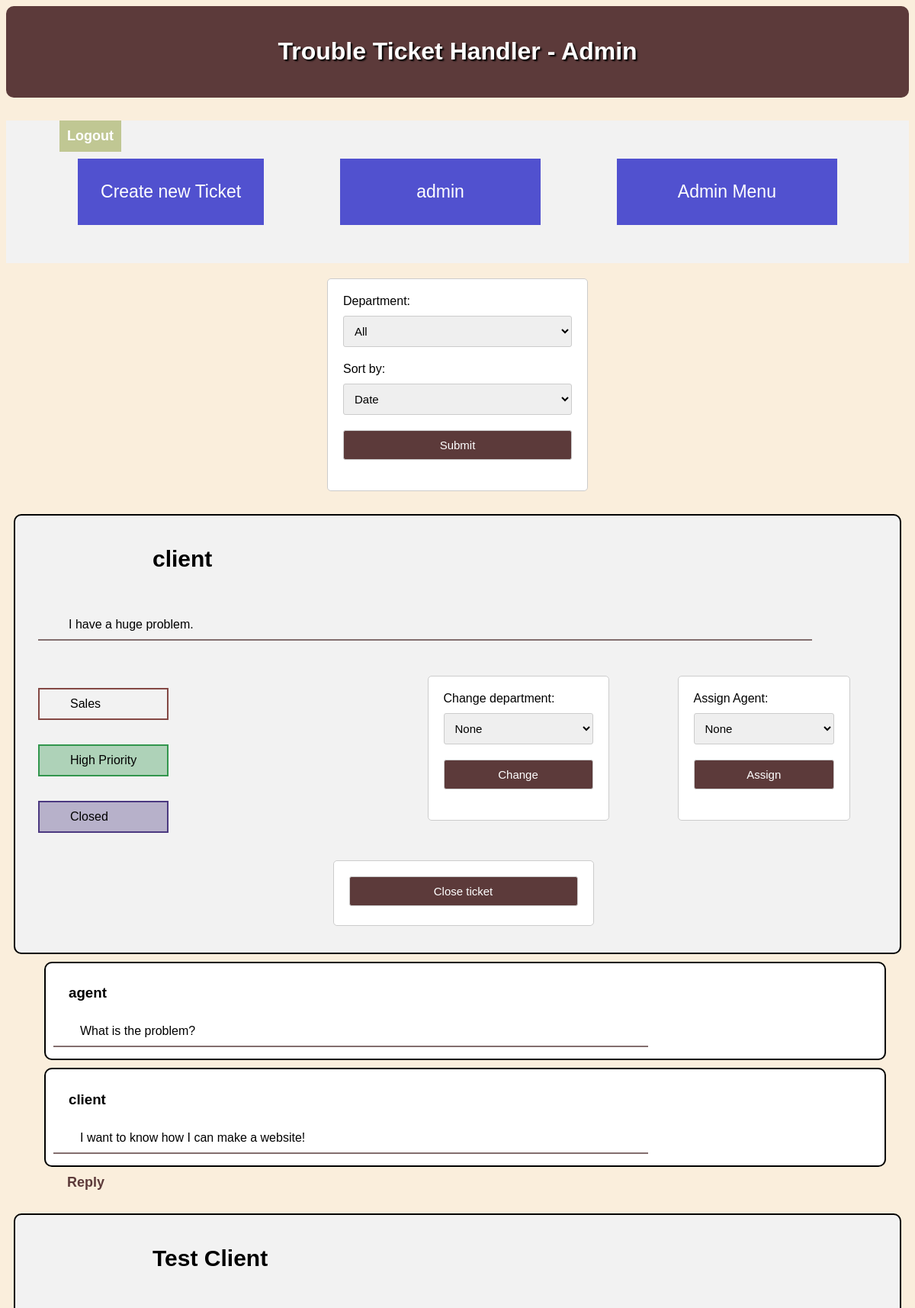
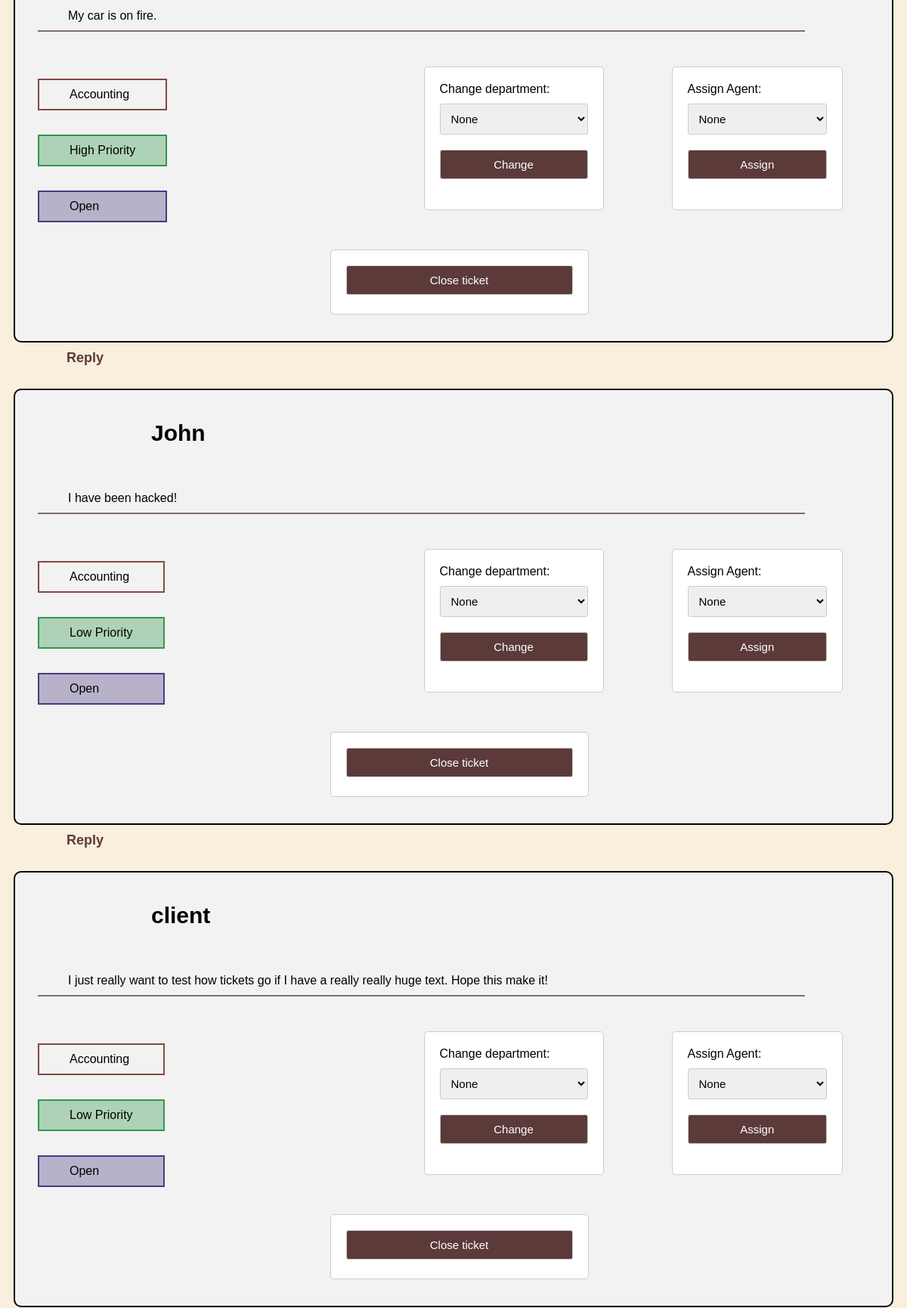
Screenshot of /admin.php (signed in, upper part) with the database file from the repository (2 pictures, top to bottom).
### tables this page shows
CREATE TABLE user (
  id INTEGER PRIMARY KEY AUTOINCREMENT,
  status TEXT NOT NULL,
  name TEXT NOT NULL,
  username TEXT UNIQUE NOT NULL,
  password TEXT NOT NULL,
  email TEXT NOT NULL,
  department TEXT
);

### admin.php (the view, shortened to what this page needs)
<?php
$db = getDataBaseConnection();
$stmt = $db->prepare("SELECT * FROM user WHERE id = :id");
$stmt->bindParam(':id', $_SESSION['user_id']);
$stmt->execute();
$user = $stmt->fetch();
$stmt = $db->prepare("SELECT * FROM user WHERE status = 'Agent' or status = 'Admin'");
$stmt->execute();
$agents = $stmt->fetchAll();
$stmt = $db->prepare("SELECT user.name as client_name, ticket.message, ticket.status, ticket.department as dep, ticket.id as ticket_id,
                      ticket.priority
                      FROM ticket
                      JOIN user ON ticket.client_id = user.id");
$stmt->execute();
$tickets = $stmt->fetchAll();
$stmt = $db->prepare("SELECT message, ticket_id, name FROM reply, user
                      WHERE user.id = client_id
                       ORDER BY reply.id ASC");
$stmt->execute();
$replies = $stmt->fetchAll();
?>
<!DOCTYPE html>
<html lang="en-US">
<head>
    <link rel="stylesheet" href="style2.css">
</head>
<body>
<header>
    <h1><a href="admin.php">Trouble Ticket Handler - Admin</a></h1>
</header>
<a href="login.php" class="a-prof">Logout</a>
<ul id="menu">
    <a href="ticket.php">
        <li class="first">Create new Ticket</li>
    </a>
    <a href="profile.php">
        <li class="second"><?= $user['name'] ?></li>
    </a>
    <a href="admin_menu.php">
        <li class = "last"> Admin Menu </li>
    </a>
</ul>
<form action="" method="post">
<label for="sort">Department:</label>
  <select name="department">
  <option value = "all"> All </option>
  </select>
  <label for="sort">Sort by:</label>
  <select id="sort" name="sort">
    <option value="date">Date</option>
  </select>
  <input type="submit" value="Submit">
</form>
<section id = "tickets">
<?php foreach ($tickets as $ticket): ?>
  <div id="ticket">
  <h2><?= $ticket['client_name'] ?></h2>
    <p id = "message"><?= $ticket['message'] ?></p>
    <div class = "ticket-info">
      <p><?= $ticket['dep'] ?></p>
      <p><?= $ticket['priority']. " Priority" ?></p>
      <p><?= $ticket['status'] ?></p>
    </div>
    <form action="" method="post" class = "assign">
      <label for="assign">Assign Agent:</label>
      <select name="agent">
      <option value = "none"> None </option>
      </select>
      <input type="submit" name = "assign" value="Assign">
    </form>
    <form action = "" method = "post" class = "change">
      <label for ="change"> Change department: </label>
      <select name = "depChange">
        <option value = "none"> None </option>
      </select>
      <input type = "submit" name = "change" value = "Change">
    </form>
    <form action = "" method = "POST" class = "close">
      <input type = "submit" value = "Close ticket">
    </form>
  </div>
  <?php foreach ($replies as $reply):
    if ($reply['ticket_id'] == $ticket['ticket_id']): ?>
      <div id = "reply">
        <h3><?= $reply['name'] ?></h3>
        <p><?= $reply['message'] ?></p>
      </div>
    <?php endif;
  endforeach; ?>
  <a href="#" class="reply-ticket" onclick="showFormReply(<?= $ticket['ticket_id'] ?>)">Reply</a>
<?php endforeach; ?>
</section>
</body>
</html>

### style2.css (style rules this page uses)
body { font-family: Arial, sans-serif; background-color: rgb(250, 238, 220); margin: 15; padding: 0; margin-bottom: 70px; }
header { background-color: rgb(92, 58, 58); color: #fff; padding: 20px; text-align: center; margin-bottom: 30px; border-radius: 10px; text-shadow: black 2px 2px 2px; }
h1 a { color: white; margin: 20px; }
form { max-width: 300px; margin: 20px auto; padding: 20px; background-color: #fff; border: 1px solid #ccc; border-radius: 5px; }
label { display: block; margin-bottom: 10px; }
a { color: rgb(92, 58, 58); text-decoration: none; }
input[type="submit"] { font-size: 17px; background-color: rgb(92, 58, 58); color: #fff; padding: 10px 20px; border: none; border-radius: 3px; cursor: pointer; }
.a-prof { position: absolute; background-color:rgba(144, 158, 54, 0.5); padding: 10px; margin-left: 70px; display: inline-block; font-size: 18px; font-weight: bold; color: white; box-sizing: content-box; margin-bottom: 20px; }
form textarea, form select, form input[type="checkbox"], form input[type="submit"] { width: 100%; padding: 10px; margin-bottom: 20px; border-radius: 3px; border: 1px solid #ccc; font-size: 15px; }
form select { margin-bottom: 20px; }
ul { list-style-type: none; margin: 0; padding: 0; display: flex; justify-content: center; background-color: #f2f2f2; }
ul li { padding: 10px 20px; }
ul a li { color: white; text-decoration: none; font-size: 23px; margin: 50px; }
.first { padding: 30px; background-color: rgb(81, 81, 207); }
.second { padding: 30px; padding-right: 100px; padding-left: 100px; background-color: rgb(81, 81, 207); }
.last { padding: 30px; padding-right: 80px; padding-left: 80px; background-color:rgb(81, 81, 207); }
#ticket { background-color: #f2f2f2; margin: 10px; padding: 15px; padding-left: 30px; margin-bottom: 10px; margin-top: 30px; border: 2px solid black; border-radius: 10px; }
.ticket-info { display: flex; flex-direction: column; float: left; margin-bottom: 20px; margin-top: 30px; }
.assign, .change { display: inline-block; vertical-align: top; float: right; margin-left: 40px; margin-right: 50px; margin-top: 30px; }
.close { clear: both; padding-bottom: 5px; }
div#ticket h2 { margin-left: 150px; font-size: 30px; margin-bottom: 50px; }
div#ticket p { padding-left: 40px; padding-top: 10px; padding-bottom: 10px; padding-right: 40px; }
#ticket #message { border-bottom: 2px solid #836e6e; margin-right: 100px; }
.ticket-info p:nth-child(1) { border: 2px solid #844844; }
.ticket-info p:nth-child(2) { border: 2px solid #32964d; background-color: #32964d5a; }
.ticket-info p:nth-child(3) { border: 2px solid #4b3980; background-color: #4b39805a; }
.reply-ticket { margin-top: 30px; font-size: 18px; font-weight: bold; margin-left: 80px; }
#reply { background-color: #fff; display: block; border: 2px solid black; padding: 10px; margin-left: 50px; margin-right: 30px; margin-bottom: 10px; border-radius: 10px; }
#reply h3 { margin-bottom: 30px; margin-left: 20px; }
#reply p { margin-bottom: 5px; margin-top: 20px; padding-left: 35px; padding-bottom: 10px; border-bottom: 2px solid #836e6e; margin-right: 300px; }

### rows the page displays
user: name "admin"
user: name "client", message "I have a huge problem.", dep "Sales", priority "High", status "Closed", name "agent", message "What is the problem?", message "I want to know how I can make a website!", message "I just really want to test how tickets go if I have a really really huge text. Hope this make it!", dep "Accounting", priority "Low", status "Open"
user: name "Test Client", message "My car is on fire.", dep "Accounting", priority "High", status "Open"
user: name "John", message "I have been hacked!", dep "Accounting", priority "Low", status "Open"
